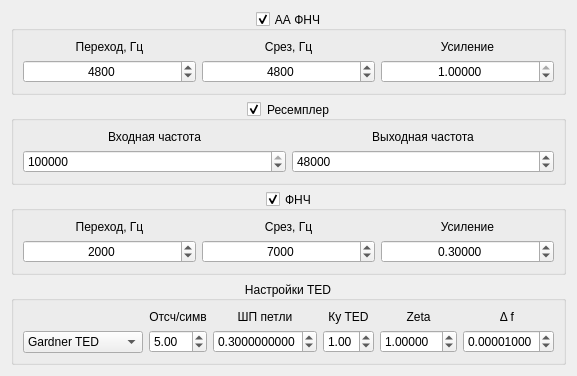
    <widget class="QWidget" name="groupBox_3" native="true">
     <property name="windowTitle">
      <string>Настройки ЦОС</string>
     </property>
     <layout class="QVBoxLayout" name="verticalLayout_14">
      <item>
       <widget class="QGroupBox" name="aaFilterGroup">
        <property name="title">
         <string>АА ФНЧ</string>
        </property>
        <property name="alignment">
         <set>Qt::AlignCenter</set>
        </property>
        <property name="checkable">
         <bool>true</bool>
        </property>
        <property name="checked">
         <bool>true</bool>
        </property>
        <layout class="QVBoxLayout" name="verticalLayout_aa">
         <item>
          <layout class="QHBoxLayout" name="horizontalLayout_aa">
           <item>
            <layout class="QVBoxLayout" name="verticalLayout_aa_transition">
             <item>
              <widget class="QLabel" name="label_aa_t">
               <property name="text">
                <string>Переход, Гц</string>
               </property>
               <property name="alignment">
                <set>Qt::AlignCenter</set>
               </property>
              </widget>
             </item>
             <item>
              <widget class="QDoubleSpinBox" name="aaFilterTransition">
               <property name="alignment">
                <set>Qt::AlignCenter</set>
               </property>
               <property name="decimals">
                <number>0</number>
               </property>
               <property name="minimum">
                <double>100.000000000000000</double>
               </property>
               <property name="maximum">
                <double>400000.000000000000000</double>
               </property>
               <property name="singleStep">
                <double>500.000000000000000</double>
               </property>
               <property name="value">
                <double>4800.000000000000000</double>
               </property>
              </widget>
             </item>
            </layout>
           </item>
           <item>
            <layout class="QVBoxLayout" name="verticalLayout_aa_cutoff">
             <item>
              <widget class="QLabel" name="label_aa_c">
               <property name="text">
                <string>Срез, Гц</string>
               </property>
               <property name="alignment">
                <set>Qt::AlignCenter</set>
               </property>
              </widget>
             </item>
             <item>
              <widget class="QDoubleSpinBox" name="aaFilterCutoff">
               <property name="alignment">
                <set>Qt::AlignCenter</set>
               </property>
               <property name="decimals">
                <number>0</number>
               </property>
               <property name="minimum">
                <double>100.000000000000000</double>
               </property>
               <property name="maximum">
                <double>400000.000000000000000</double>
               </property>
               <property name="singleStep">
                <double>500.000000000000000</double>
               </property>
               <property name="value">
                <double>4800.000000000000000</double>
               </property>
              </widget>
             </item>
            </layout>
           </item>
           <item>
            <layout class="QVBoxLayout" name="verticalLayout_aa_gain">
             <item>
              <widget class="QLabel" name="label_aa_g">
               <property name="text">
                <string>Усиление</string>
               </property>
               <property name="alignment">
                <set>Qt::AlignCenter</set>
               </property>
              </widget>
             </item>
             <item>
              <widget class="QDoubleSpinBox" name="aaFilterGain">
               <property name="alignment">
                <set>Qt::AlignCenter</set>
               </property>
               <property name="decimals">
                <number>5</number>
               </property>
               <property name="maximum">
                <double>1.000000000000000</double>
               </property>
               <property name="singleStep">
                <double>0.100000000000000</double>
               </property>
               <property name="value">
                <double>1.000000000000000</double>
               </property>
              </widget>
             </item>
            </layout>
           </item>
          </layout>
         </item>
        </layout>
       </widget>
      </item>
      <item>
       <widget class="QGroupBox" name="groupBox_2">
        <property name="title">
         <string>Ресемплер</string>
        </property>
        <property name="alignment">
         <set>Qt::AlignCenter</set>
        </property>
        <property name="checkable">
         <bool>true</bool>
        </property>
        <property name="checked">
         <bool>true</bool>
        </property>
        <layout class="QVBoxLayout" name="verticalLayout_20">
         <item>
          <layout class="QHBoxLayout" name="horizontalLayout_2">
           <item>
            <layout class="QVBoxLayout" name="verticalLayout_18">
             <item>
              <widget class="QLabel" name="label_4">
               <property name="text">
                <string>Входная частота</string>
               </property>
               <property name="alignment">
                <set>Qt::AlignCenter</set>
               </property>
              </widget>
             </item>
             <item>
              <widget class="QDoubleSpinBox" name="resamplerInputRate">
               <property name="decimals">
                <number>0</number>
               </property>
               <property name="minimum">
                <double>38400.000000000000000</double>
               </property>
               <property name="maximum">
                <double>100000000.000000000000000</double>
               </property>
               <property name="singleStep">
                <double>10000.000000000000000</double>
               </property>
               <property name="value">
                <double>2000000.000000000000000</double>
               </property>
              </widget>
             </item>
            </layout>
           </item>
           <item>
            <layout class="QVBoxLayout" name="verticalLayout_17">
             <item>
              <widget class="QLabel" name="label_6">
               <property name="text">
                <string>Выходная частота</string>
               </property>
               <property name="alignment">
                <set>Qt::AlignCenter</set>
               </property>
              </widget>
             </item>
             <item>
              <widget class="QDoubleSpinBox" name="resamplerOutputRate">
               <property name="decimals">
                <number>0</number>
               </property>
               <property name="minimum">
                <double>38400.000000000000000</double>
               </property>
               <property name="maximum">
                <double>100000000.000000000000000</double>
               </property>
               <property name="singleStep">
                <double>10000.000000000000000</double>
               </property>
               <property name="value">
                <double>48000.000000000000000</double>
               </property>
              </widget>
             </item>
            </layout>
           </item>
          </layout>
         </item>
        </layout>
       </widget>
      </item>
      <item>
       <widget class="QGroupBox" name="groupBox">
        <property name="sizePolicy">
         <sizepolicy hsizetype="Preferred" vsizetype="Preferred">
          <horstretch>0</horstretch>
          <verstretch>0</verstretch>
         </sizepolicy>
        </property>
        <property name="title">
         <string>ФНЧ</string>
        </property>
        <property name="alignment">
         <set>Qt::AlignCenter</set>
        </property>
        <property name="checkable">
         <bool>true</bool>
        </property>
        <property name="checked">
         <bool>true</bool>
        </property>
        <layout class="QVBoxLayout" name="verticalLayout_21">
         <item>
          <layout class="QHBoxLayout" name="horizontalLayout">
           <item>
            <layout class="QVBoxLayout" name="verticalLayout_16">
             <item>
              <widget class="QLabel" name="label_2">
               <property name="text">
                <string>Переход, Гц</string>
               </property>
               <property name="alignment">
                <set>Qt::AlignCenter</set>
               </property>
              </widget>
             </item>
             <item>
              <widget class="QDoubleSpinBox" name="filterTransition">
               <property name="alignment">
                <set>Qt::AlignCenter</set>
               </property>
               <property name="specialValueText">
                <string/>
               </property>
               <property name="decimals">
                <number>0</number>
               </property>
               <property name="minimum">
                <double>100.000000000000000</double>
               </property>
               <property name="maximum">
                <double>400000.000000000000000</double>
               </property>
               <property name="singleStep">
                <double>500.000000000000000</double>
               </property>
               <property name="value">
                <double>2000.000000000000000</double>
               </property>
              </widget>
             </item>
            </layout>
           </item>
           <item>
            <layout class="QVBoxLayout" name="verticalLayout_15">
             <item>
              <widget class="QLabel" name="label">
               <property name="text">
                <string>Срез, Гц</string>
               </property>
               <property name="alignment">
                <set>Qt::AlignCenter</set>
               </property>
              </widget>
             </item>
             <item>
              <widget class="QDoubleSpinBox" name="filterCutoff">
               <property name="alignment">
                <set>Qt::AlignCenter</set>
               </property>
               <property name="specialValueText">
                <string/>
               </property>
               <property name="decimals">
                <number>0</number>
               </property>
               <property name="minimum">
                <double>100.000000000000000</double>
               </property>
               <property name="maximum">
                <double>400000.000000000000000</double>
               </property>
               <property name="singleStep">
                <double>500.000000000000000</double>
               </property>
               <property name="value">
                <double>7000.000000000000000</double>
               </property>
              </widget>
             </item>
            </layout>
           </item>
           <item>
            <layout class="QVBoxLayout" name="verticalLayout_6">
             <item>
              <widget class="QLabel" name="label_3">
               <property name="text">
                <string>Усиление</string>
               </property>
               <property name="alignment">
                <set>Qt::AlignCenter</set>
               </property>
              </widget>
             </item>
             <item>
              <widget class="QDoubleSpinBox" name="filterGain">
               <property name="alignment">
                <set>Qt::AlignCenter</set>
               </property>
               <property name="specialValueText">
                <string/>
               </property>
               <property name="decimals">
                <number>5</number>
               </property>
               <property name="maximum">
                <double>1.000000000000000</double>
               </property>
               <property name="singleStep">
                <double>0.100000000000000</double>
               </property>
               <property name="value">
                <double>0.300000000000000</double>
               </property>
              </widget>
             </item>
            </layout>
           </item>
          </layout>
         </item>
        </layout>
       </widget>
      </item>
      <item>
       <widget class="QGroupBox" name="groupBox_4">
        <property name="title">
         <string>Настройки TED</string>
        </property>
        <property name="alignment">
         <set>Qt::AlignCenter</set>
        </property>
        <layout class="QVBoxLayout" name="verticalLayout_13">
         <item>
          <layout class="QHBoxLayout" name="horizontalLayout_6">
           <item>
            <layout class="QVBoxLayout" name="verticalLayout_7">
             <item>
              <widget class="QLabel" name="label_12">
               <property name="text">
                <string/>
               </property>
              </widget>
             </item>
             <item>
              <widget class="QComboBox" name="symSyncType">
               <property name="minimumSize">
                <size>
                 <width>120</width>
                 <height>0</height>
                </size>
               </property>
               <item>
                <property name="text">
                 <string>Gardner TED</string>
                </property>
               </item>
              </widget>
             </item>
            </layout>
           </item>
           <item>
            <layout class="QVBoxLayout" name="verticalLayout_8">
             <item>
              <widget class="QLabel" name="label_7">
               <property name="text">
                <string>Отсч/симв</string>
               </property>
               <property name="alignment">
                <set>Qt::AlignCenter</set>
               </property>
              </widget>
             </item>
             <item>
              <widget class="QDoubleSpinBox" name="symSyncSps">
               <property name="minimum">
                <double>1.000000000000000</double>
               </property>
               <property name="maximum">
                <double>20.000000000000000</double>
               </property>
               <property name="value">
                <double>5.000000000000000</double>
               </property>
              </widget>
             </item>
            </layout>
           </item>
           <item>
            <layout class="QVBoxLayout" name="verticalLayout_9">
             <item>
              <widget class="QLabel" name="label_8">
               <property name="text">
                <string>ШП петли</string>
               </property>
               <property name="alignment">
                <set>Qt::AlignCenter</set>
               </property>
              </widget>
             </item>
             <item>
              <widget class="QDoubleSpinBox" name="symSyncLoopBw">
               <property name="decimals">
                <number>10</number>
               </property>
               <property name="minimum">
                <double>0.000001000000000</double>
               </property>
               <property name="maximum">
                <double>2.000000000000000</double>
               </property>
               <property name="singleStep">
                <double>0.001000000000000</double>
               </property>
               <property name="value">
                <double>0.300000000000000</double>
               </property>
              </widget>
             </item>
            </layout>
           </item>
           <item>
            <layout class="QVBoxLayout" name="verticalLayout_10">
             <item>
              <widget class="QLabel" name="label_9">
               <property name="text">
                <string>Ку TED</string>
               </property>
               <property name="alignment">
                <set>Qt::AlignCenter</set>
               </property>
              </widget>
             </item>
             <item>
              <widget class="QDoubleSpinBox" name="symSyncDamping">
               <property name="minimum">
                <double>0.100000000000000</double>
               </property>
               <property name="maximum">
                <double>5.000000000000000</double>
               </property>
               <property name="singleStep">
                <double>0.100000000000000</double>
               </property>
               <property name="value">
                <double>1.000000000000000</double>
               </property>
              </widget>
             </item>
            </layout>
           </item>
           <item>
            <layout class="QVBoxLayout" name="verticalLayout_11">
             <item>
              <widget class="QLabel" name="label_10">
               <property name="text">
                <string>Zeta</string>
               </property>
               <property name="alignment">
                <set>Qt::AlignCenter</set>
               </property>
              </widget>
             </item>
             <item>
              <widget class="QDoubleSpinBox" name="symSyncTedGain">
               <property name="decimals">
                <number>5</number>
               </property>
               <property name="minimum">
                <double>0.000000000000000</double>
               </property>
               <property name="maximum">
                <double>10.000000000000000</double>
               </property>
               <property name="singleStep">
                <double>0.100000000000000</double>
               </property>
               <property name="value">
                <double>1.000000000000000</double>
               </property>
              </widget>
             </item>
            </layout>
           </item>
           <item>
            <layout class="QVBoxLayout" name="verticalLayout_12">
             <item>
              <widget class="QLabel" name="label_11">
               <property name="text">
                <string>Δ f </string>
               </property>
               <property name="alignment">
                <set>Qt::AlignCenter</set>
               </property>
              </widget>
             </item>
             <item>
              <widget class="QDoubleSpinBox" name="symSyncMaxDev">
               <property name="decimals">
                <number>8</number>
               </property>
               <property name="minimum">
                <double>0.000000000000000</double>
               </property>
               <property name="maximum">
                <double>2.000000000000000</double>
               </property>
               <property name="singleStep">
                <double>0.000010000000000</double>
               </property>
               <property name="value">
                <double>0.000010000000000</double>
               </property>
              </widget>
             </item>
            </layout>
           </item>
          </layout>
         </item>
        </layout>
       </widget>
      </item>
     </layout>
    </widget>
